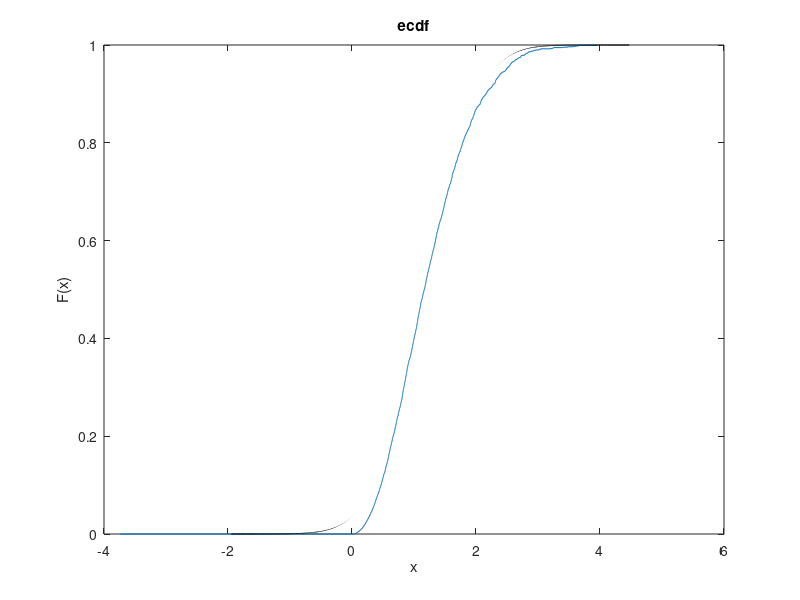

Here is the MATLAB script that generated this plot: (Note: this script raises an error after producing the figure.)
n1 = 1e4;
n2 = 1e6;
x1 = sort(randn(n1,1));
w1 = floor(sort(randn(n1,1))*1000);

mu = -1.8;
sig = 1.5;
x2 = sort((randn(n2,1)-mu)/sig);
w2 = ones(n2,1)/n2;

ecdf(x1,'frequency',w1);
hold on
[f,x] = ecdf(x2);
stairs(x,f,'k')
hold off

%w2 = (1:n2)./sum(1:n2);

[h, p, stat] = test1DEquality(x1,w1,x2,w2,'cramer');

[h, p, stat] 
